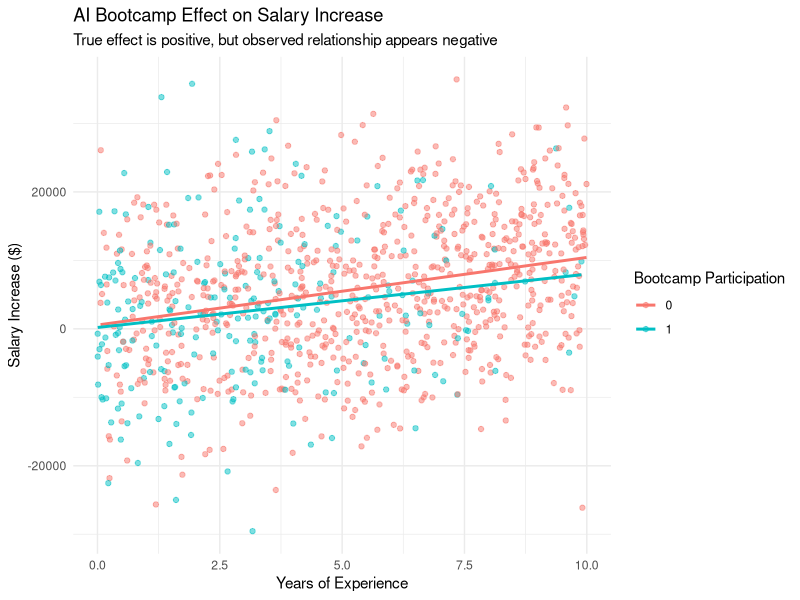

Here is the R script that generated this plot:
## ---- chunk 1
library(MatchIt)
library(dplyr)
library(ggplot2)
set.seed(123)

# Generate synthetic data
n <- 1000
experience <- runif(n, 0, 10)  # Years of experience
procrastination <- rnorm(n)  # Unobserved procrastination level
bootcamp <- rbinom(n, 1, plogis(-0.3 * experience + 0.5 * procrastination))  # Bootcamp participation
salary_increase <- 2000 * bootcamp + 1000 * experience - 9000 * procrastination + rnorm(n, 0, 5000)

# True average treatment effect is $2000

data <- data.frame(experience = experience,
                   bootcamp = bootcamp,
                   salary_increase = salary_increase)

# Naive estimate
naive_model <- lm(salary_increase ~ bootcamp, data = data)
naive_ate <- coef(naive_model)["bootcamp"]

# Matching on experience (ignoring unobserved procrastination)
m.out <- matchit(bootcamp ~ experience,
                 data = data,
                 method = "nearest",
                 ratio = 1)
matched_data <- match.data(m.out)

# Estimate ATE on matched data
matched_model <- lm(salary_increase ~ bootcamp,
                    data = matched_data,
                    weights = weights)
matched_ate <- coef(matched_model)["bootcamp"]

# Print results
cat("True ATE: $2000\n")
cat("Naive ATE estimate:", round(naive_ate, 2), "\n")
cat("Matched ATE estimate:", round(matched_ate, 2), "\n")

# Visualize results
ggplot(data, aes(x = experience,
                 y = salary_increase,
                 color = factor(bootcamp))) +
  geom_point(alpha = 0.5) +
  geom_smooth(method = "lm", se = FALSE) +
  labs(title = "AI Bootcamp Effect on Salary Increase",
       subtitle = "True effect is positive, but observed relationship appears negative",
       x = "Years of Experience",
       y = "Salary Increase ($)",
       color = "Bootcamp Participation") +
  theme_minimal()
